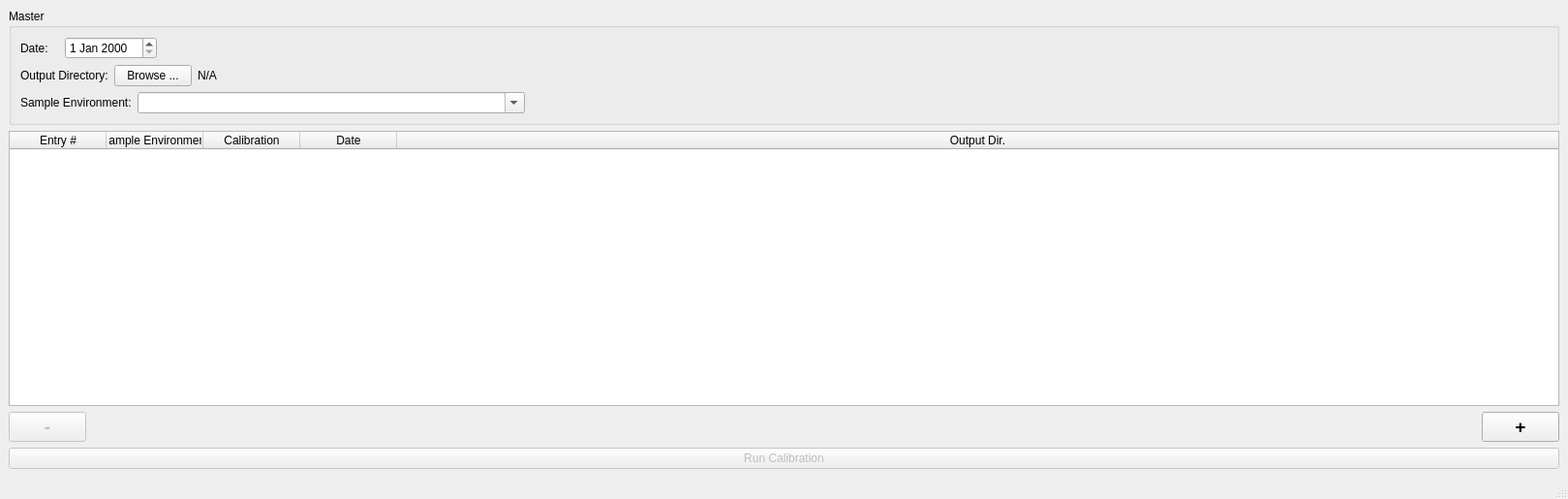
<?xml version="1.0" encoding="UTF-8"?>
<ui version="4.0">
 <class>MainWindow</class>
 <widget class="QMainWindow" name="MainWindow">
  <property name="geometry">
   <rect>
    <x>0</x>
    <y>0</y>
    <width>1619</width>
    <height>515</height>
   </rect>
  </property>
  <property name="windowTitle">
   <string>Make Calibration</string>
  </property>
  <widget class="QWidget" name="centralwidget">
   <layout class="QVBoxLayout" name="verticalLayout_2">
    <item>
     <widget class="QGroupBox" name="groupBox">
      <property name="title">
       <string>Master</string>
      </property>
      <layout class="QVBoxLayout" name="verticalLayout">
       <item>
        <layout class="QHBoxLayout" name="horizontalLayout_2">
         <item>
          <widget class="QLabel" name="label">
           <property name="minimumSize">
            <size>
             <width>40</width>
             <height>0</height>
            </size>
           </property>
           <property name="maximumSize">
            <size>
             <width>40</width>
             <height>16777215</height>
            </size>
           </property>
           <property name="text">
            <string>Date:</string>
           </property>
          </widget>
         </item>
         <item>
          <widget class="QDateEdit" name="master_date"/>
         </item>
         <item>
          <spacer name="horizontalSpacer">
           <property name="orientation">
            <enum>Qt::Horizontal</enum>
           </property>
           <property name="sizeHint" stdset="0">
            <size>
             <width>40</width>
             <height>20</height>
            </size>
           </property>
          </spacer>
         </item>
        </layout>
       </item>
       <item>
        <layout class="QHBoxLayout" name="horizontalLayout">
         <item>
          <widget class="QLabel" name="label_2">
           <property name="maximumSize">
            <size>
             <width>120</width>
             <height>16777215</height>
            </size>
           </property>
           <property name="text">
            <string>Output Directory:</string>
           </property>
          </widget>
         </item>
         <item>
          <widget class="QPushButton" name="master_output_directory_button">
           <property name="maximumSize">
            <size>
             <width>80</width>
             <height>16777215</height>
            </size>
           </property>
           <property name="text">
            <string>Browse ...</string>
           </property>
          </widget>
         </item>
         <item>
          <widget class="QLabel" name="master_output_directory_label">
           <property name="sizePolicy">
            <sizepolicy hsizetype="Expanding" vsizetype="Preferred">
             <horstretch>0</horstretch>
             <verstretch>0</verstretch>
            </sizepolicy>
           </property>
           <property name="text">
            <string>N/A</string>
           </property>
          </widget>
         </item>
        </layout>
       </item>
       <item>
        <layout class="QHBoxLayout" name="horizontalLayout_5">
         <item>
          <widget class="QLabel" name="label_3">
           <property name="text">
            <string>Sample Environment:</string>
           </property>
          </widget>
         </item>
         <item>
          <widget class="QComboBox" name="sample_environment_combobox">
           <property name="minimumSize">
            <size>
             <width>400</width>
             <height>0</height>
            </size>
           </property>
           <property name="editable">
            <bool>true</bool>
           </property>
          </widget>
         </item>
         <item>
          <spacer name="horizontalSpacer_3">
           <property name="orientation">
            <enum>Qt::Horizontal</enum>
           </property>
           <property name="sizeHint" stdset="0">
            <size>
             <width>40</width>
             <height>20</height>
            </size>
           </property>
          </spacer>
         </item>
        </layout>
       </item>
      </layout>
     </widget>
    </item>
    <item>
     <widget class="QTableWidget" name="tableWidget">
      <property name="alternatingRowColors">
       <bool>true</bool>
      </property>
      <property name="selectionMode">
       <enum>QAbstractItemView::SingleSelection</enum>
      </property>
      <property name="selectionBehavior">
       <enum>QAbstractItemView::SelectRows</enum>
      </property>
      <attribute name="horizontalHeaderVisible">
       <bool>true</bool>
      </attribute>
      <attribute name="horizontalHeaderHighlightSections">
       <bool>true</bool>
      </attribute>
      <attribute name="horizontalHeaderStretchLastSection">
       <bool>true</bool>
      </attribute>
      <attribute name="verticalHeaderVisible">
       <bool>false</bool>
      </attribute>
      <attribute name="verticalHeaderHighlightSections">
       <bool>false</bool>
      </attribute>
      <attribute name="verticalHeaderShowSortIndicator" stdset="0">
       <bool>true</bool>
      </attribute>
      <attribute name="verticalHeaderStretchLastSection">
       <bool>false</bool>
      </attribute>
      <column>
       <property name="text">
        <string>Entry #</string>
       </property>
      </column>
      <column>
       <property name="text">
        <string>Sample Environment</string>
       </property>
      </column>
      <column>
       <property name="text">
        <string>Calibration</string>
       </property>
      </column>
      <column>
       <property name="text">
        <string>Date</string>
       </property>
      </column>
      <column>
       <property name="text">
        <string>Output Dir.</string>
       </property>
      </column>
     </widget>
    </item>
    <item>
     <layout class="QHBoxLayout" name="horizontalLayout_3">
      <item>
       <widget class="QPushButton" name="remove_row_button">
        <property name="enabled">
         <bool>false</bool>
        </property>
        <property name="font">
         <font>
          <pointsize>14</pointsize>
          <weight>75</weight>
          <bold>true</bold>
         </font>
        </property>
        <property name="text">
         <string>-</string>
        </property>
       </widget>
      </item>
      <item>
       <spacer name="horizontalSpacer_2">
        <property name="orientation">
         <enum>Qt::Horizontal</enum>
        </property>
        <property name="sizeHint" stdset="0">
         <size>
          <width>40</width>
          <height>20</height>
         </size>
        </property>
       </spacer>
      </item>
      <item>
       <widget class="QPushButton" name="add_row_button">
        <property name="font">
         <font>
          <pointsize>14</pointsize>
          <weight>75</weight>
          <bold>true</bold>
         </font>
        </property>
        <property name="text">
         <string>+</string>
        </property>
       </widget>
      </item>
     </layout>
    </item>
    <item>
     <layout class="QHBoxLayout" name="horizontalLayout_4">
      <item>
       <widget class="QPushButton" name="run_calibration_button">
        <property name="enabled">
         <bool>false</bool>
        </property>
        <property name="text">
         <string>Run Calibration</string>
        </property>
       </widget>
      </item>
     </layout>
    </item>
   </layout>
  </widget>
  <widget class="QMenuBar" name="menubar">
   <property name="geometry">
    <rect>
     <x>0</x>
     <y>0</y>
     <width>1619</width>
     <height>22</height>
    </rect>
   </property>
  </widget>
  <widget class="QStatusBar" name="statusbar"/>
 </widget>
 <resources/>
 <connections>
  <connection>
   <sender>master_output_directory_button</sender>
   <signal>clicked()</signal>
   <receiver>MainWindow</receiver>
   <slot>master_browse_button_clicked()</slot>
   <hints>
    <hint type="sourcelabel">
     <x>187</x>
     <y>96</y>
    </hint>
    <hint type="destinationlabel">
     <x>480</x>
     <y>89</y>
    </hint>
   </hints>
  </connection>
  <connection>
   <sender>remove_row_button</sender>
   <signal>clicked()</signal>
   <receiver>MainWindow</receiver>
   <slot>remove_row_button_clicked()</slot>
   <hints>
    <hint type="sourcelabel">
     <x>61</x>
     <y>437</y>
    </hint>
    <hint type="destinationlabel">
     <x>128</x>
     <y>464</y>
    </hint>
   </hints>
  </connection>
  <connection>
   <sender>add_row_button</sender>
   <signal>clicked()</signal>
   <receiver>MainWindow</receiver>
   <slot>add_row_button_clicked()</slot>
   <hints>
    <hint type="sourcelabel">
     <x>1569</x>
     <y>432</y>
    </hint>
    <hint type="destinationlabel">
     <x>354</x>
     <y>460</y>
    </hint>
   </hints>
  </connection>
  <connection>
   <sender>run_calibration_button</sender>
   <signal>clicked()</signal>
   <receiver>MainWindow</receiver>
   <slot>run_calibration_button_clicked()</slot>
   <hints>
    <hint type="sourcelabel">
     <x>192</x>
     <y>473</y>
    </hint>
    <hint type="destinationlabel">
     <x>200</x>
     <y>514</y>
    </hint>
   </hints>
  </connection>
  <connection>
   <sender>master_date</sender>
   <signal>dateTimeChanged(QDateTime)</signal>
   <receiver>MainWindow</receiver>
   <slot>master_date_changed()</slot>
   <hints>
    <hint type="sourcelabel">
     <x>113</x>
     <y>67</y>
    </hint>
    <hint type="destinationlabel">
     <x>257</x>
     <y>22</y>
    </hint>
   </hints>
  </connection>
 </connections>
 <slots>
  <slot>master_browse_button_clicked()</slot>
  <slot>remove_row_button_clicked()</slot>
  <slot>add_row_button_clicked()</slot>
  <slot>run_calibration_button_clicked()</slot>
  <slot>master_date_changed()</slot>
 </slots>
</ui>
